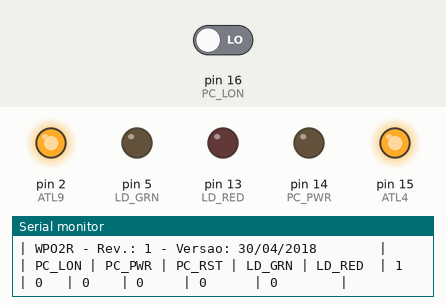
Bench run of a sketch on a simulated Arduino Uno, built with avr-gcc and run on an emulated ATmega328P. Parts: output pins drawn as LEDs (lit = HIGH), the last lines printed to the serial monitor. The inputs (shaded band) are chosen by the test bench; at power-on: pin 16 (PC_LON) LOW. Pins used as bus, display or sensor lines are not drawn.

Above: at 0.09 s.
At 0.9 s:
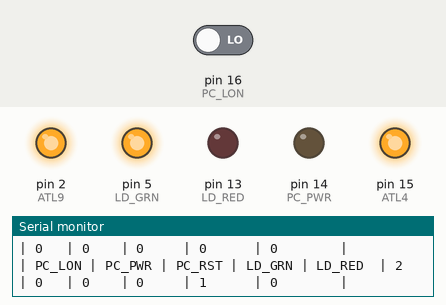
At 1.75 s:
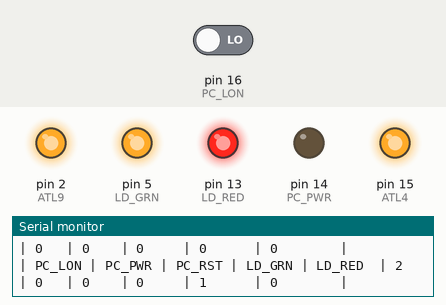
At 3.3 s:
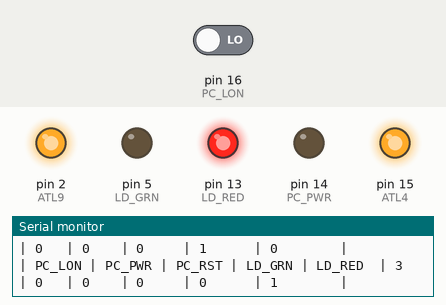
At 5.6 s:
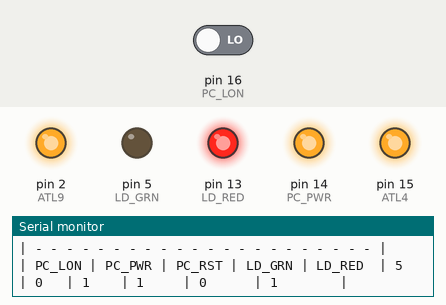
At 7.2 s:
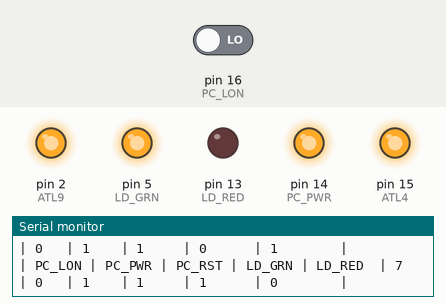
Timing chart, 0 to 8.3 s (numbered marks = the images above):
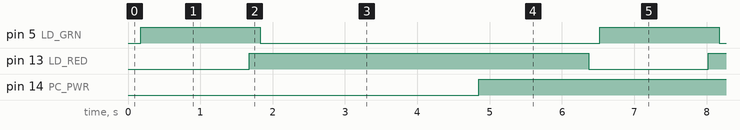

The sketch:

PO2v0LED.ino
```cpp
/* - - - - - - - - - - - - - - - - - - - - - - - - - - - - - - - - - - -*/
/*                    VERSAO RPi TESTE DO CODIGO - UPDATED 050118
               VERAO 3.0           DATA: 01072017
               COMPILADO NA VERSAO ARDUINO: 1.8.1
               __________________________________
                PLACA WIFI ESP8266-07 AT THINKER
                PROGRAMA: MINI ESTACAO CLIMATICA
                CONTÃ‰M SENSORES: BMP-180 E DHT22
               __________________________________
               CONFIGURACAO PLACA GRAVACAO - ESP-07
               FUNCIONA COM BIBLIOTECE ESP-07 COMMUNITY ATE VERSAO 2.3.0
               ATENCAO - VERSAO 2.4 NAO FUNCIONA PARA ESTE MODELO ESP-07
               __________________________________
               ATENCAO NAO COMPILAR ESP-07 NA VERSAO 2.4 OU SUPERIOR!!!!
               __________________________________
               PLACA:             GENERIC ESP8266 MODULE
               FLASH MODE:        DIO
               FLASH SIZE:        1M (512K SPIFFS)
               DEBUG PORT:        DISABLED <--<
               DEBUG LEVEL:       RIEN <--<
               RESET MOTHOD:      ck
               FLASH FREQUENCY:   40 MHz
               CPU FREQUENCY:     80 MHz
               UPLOAD SPEED:      115200
               PORTA: PORTA ESP CONECTADA AO COMPUTADOR
               __________________________________
               CONFIGURACAO PLACA GRAVACAO - ESP-12E
               PLACA:             NODE MCU 1.0 (ESP-12E MODULE)
               CPU FREQUENCY:     80 MHz
               FLASH SIZE:        4M (1M SPIFFS)
               UPLOAD SPEED:      115200
               PORTA: PORTA ESP CONECTADA AO COMPUTADOR
               __________________________________                       */
/* - - - - - - - - - - - - - - - - - - - - - - - - - - - - - - - - - - -*/
/*   CADA GPIO POSSUI UMA IDENTIFICACAO ESPECIFICA
     PORTAS UTILIZADAS NAS PLACAS DA MINI ESTACAO CLIMATICA
     ATL3     >--> GPIO-16
     ATL4     >--> GPIO-14
     ATL5     >--> GPIO-12 + LED1
     ATL7     >--> GPIO-05 + SCL >--> PULLUP INTERNO / SENSOR BMP-180 (PRESSAO)
     ATL8     >--> GPIO-04 + SDA >--> PULLUP INTERNO / SENSOR BMP-180 (PRESSAO)
     /RST     >--> ---[10k]--+3V3  -//- JUMPER COM 0V P/ "RESET"
                   +++[103]---CERAMIC CAPACITOR
     CH-PD    >--> ---[10k]--+3V3 + 103 CERAMIC CAPACITOR
                   +++[103]---CERAMIC CAPACITOR
     GPIO-02  >--> ---[10k]--+3V3
     GPIO-00  >--> ---[10k]--+3V3  -//- JUMPER COM 0V P/ "FLASH"
     GPIO-15  >--> ---[10k]---0V
     RX + TX    >--> CONEXOES PARA GRAVADOR EXTERNO
     PROCEDIMENTO PARA GRAVACAO COM GRAVADOR FTDI
     FTDI-TX  >--> ATL-RX
     FTDI-RX  >--> ATL-TX
     FTDI-3V3 >--> ATL-3V3
     FTDI-0V  >--> ATL-0V
     NUNCA ALIMENTAR ESTE MODULO DIRETAMENTE PELO GRAVADOR
     OU USB DO COMPUTADOR! */
/* - - - - - - - - - - - - - - - - - - - - - - - - - - - - - - - - - - -*/
/* Blink without Delay
 Turns on and off a light emitting diode (LED) connected to a digital
 pin, without using the delay() function.  This means that other code
 can run at the same time without being interrupted by the LED code.
 The circuit:
 * Use the onboard LED.
 * Note: Most Arduinos have an on-board LED you can control. On the UNO, MEGA and ZERO
  it is attached to digital pin 13, on MKR1000 on pin 6. LED_BUILTIN is set to
  the correct LED pin independent of which board is used.
  If you want to know what pin the on-board LED is connected to on your Arduino model, check
  the Technical Specs of your board  at https://www.arduino.cc/en/Main/Products
 http://www.arduino.cc/en/Tutorial/BlinkWithoutDelay  */
/* - - - - - - - - - - - - - - - - - - - - - - - - - - - - - - - - - - -*/
// LIBRARIES TO WORK TOGETHER
/* - - - - - - - - - - - - - - - - - - - - - - - - - - - - - - - - - - -*/
#include       <Arduino.h>
//#include     <Wire.h>             // Needed for legacy versions of Arduino
//#include     <ESP8266WiFi.h>
//#include     <WiFiClient.h>
/* - - - - - - - - - - - - - - - - - - - - - - - - - - - - - - - - - - -*/
// PINOUTS - DEFINES - DESCRICOES
/* - - - - - - - - - - - - - - - - - - - - - - - - - - - - - - - - - - -*/
#define      LD_GRN        5         // GPIO-11  LD0 >--> LED GREEN - PO2
// ATENCAO - AQUI !!!!!!!!!! ADC NAO PODE SER USADO COM OSAIDA DIGITAL!!!
#define      LD_RED       13         // GPIO-13  LD1 >----> LED RED - PO2
#define      PC_LON       16         // GPIO-16 >--> ENT_PC_LED_ON_L
#define      PC_PWR       14         // GPIO-14 >--> SAI_PC_PWR_L
#define      PC_RST       12         // GPIO-12 >--> SAI_PC_RST_L
/* - - - - - - - - - - - - - - - - - - - - - - - - - - - - - - - - - - -*/
//#define      ATL7          5         // GPIO-05 + SCL >--> PULLUP INTERNO
//#define      ATL8          4         // GPIO-04 + SDA >--> PULLUP INTERNO
/* - - - - - - - - - - - - - - - - - - - - - - - - - - - - - - - - - - -*/
#define      ATL4         15         // GPIO-15 + ESTADO NORMAL DO ESP / PERMITE ROTINAS E RESTART
#define      ATL9          2         // GPIO-02 + LED NATIVO DO ESP8266 / PERMITE ROTINAS E RESTART
/* - - - - - - - - - - - - - - - - - - - - - - - - - - - - - - - - - - -*/
#define SERIAL_BAUD 115200
#define DATA_ATUAL  "30/04/2018"  // MODIFICAR p/ DATA ULTIMA ATUALIZACAO
/* - - - - - - - - - - - - - - - - - - - - - - - - - - - - - - - - - - -*/
unsigned times = 0;
/* - - - - - - - - - - - - - - - - - - - - - - - - - - - - - - - - - - -*/
// constants won't change. Used here to set a pin number :
//const int ledPin =  LED_BUILTIN;// the number of the LED pin
// Variables will change :
// int ledState = HIGH ;             // ledState used to set the LED
// Generally, you should use "unsigned long" for variables that hold time
// The value will quickly become too large for an int to store
// unsigned long previousMillis = 0;        // will store last time LED was updated
// constants won't change :
// const long interval = 1000;           // interval at which to blink (milliseconds)
/* - - - - - - - - - - - - - - - - - - - - - - - - - - - - - - - - - - -*/
// FUNCTION RESET PC
/* - - - - - - - - - - - - - - - - - - - - - - - - - - - - - - - - - - -*/
void ResetPC(){
Serial.print("PC_RST STATE: "); Serial.println(digitalRead(PC_RST));
/*

PC_RST = 1;
PC_RST = 0;
*/

Serial.print("PC_RST STATE: "); Serial.println(digitalRead(PC_RST));
}
/* - - - - - - - - - - - - - - - - - - - - - - - - - - - - - - - - - - -*/
// FUNCTION POWER OFF PC
/* - - - - - - - - - - - - - - - - - - - - - - - - - - - - - - - - - - -*/
void PoweroffPC(){
Serial.print("PC_PWR STATE: "); Serial.println(digitalRead(PC_PWR));
/* PC_PWR = 1;
PC_PWR = 0;
*/

Serial.print("PC_PWR STATE: "); Serial.println(digitalRead(PC_PWR));

}
/* - - - - - - - - - - - - - - - - - - - - - - - - - - - - - - - - - - -*/
// FUNCTION SHOW READER ALL I/O STATES AT THIS TIME
/* - - - - - - - - - - - - - - - - - - - - - - - - - - - - - - - - - - -*/
// FIRST OF ALL READ ALL GPIO
void IoNowState(){ times++;
Serial.print("| PC_LON | PC_PWR | PC_RST | LD_GRN | LD_RED  | ");
Serial.println(times);
Serial.print("| ");
Serial.print(digitalRead(PC_LON)); Serial.print("\t | ");
Serial.print(digitalRead(PC_PWR)); Serial.print("\t  | ");
Serial.print(digitalRead(PC_RST)); Serial.print("\t   | ");
Serial.print(digitalRead(LD_GRN)); Serial.print("\t    | ");
Serial.print(digitalRead(LD_RED)); Serial.println("\t      |");}
/* - - - - - - - - - - - - - - - - - - - - - - - - - - - - - - - - - - -*/
// SETUP - ALL SETTINGS
/* - - - - - - - - - - - - - - - - - - - - - - - - - - - - - - - - - - -*/
void setup() {
Serial.begin(SERIAL_BAUD);
Serial.println("\n| - - - - - - - - - - - - - - - - - - - - - - |");
Serial.println("| WI-FI POWER ON OFF RESET - REMOTE SYSTEM!   |");
Serial.println("| IDEALIZADO POR MARCUS!                      |");
Serial.println("| VERSAO INICIAL - ABR/2018!                  |");
Serial.println("| - - - - - - - - - - - - - - - - - - - - - - |");
Serial.print("| WPO2R - Rev.: 1 - Versao: ");
Serial.print(DATA_ATUAL); Serial.println("        |");
/* - - - - - - - - - - - - - - - - - - - - - - - - - - - - - - - - - - -*/
//  ESP8266 - SPECIFICS
/* - - - - - - - - - - - - - - - - - - - - - - - - - - - - - - - - - - -*/
  pinMode(ATL4, OUTPUT);     digitalWrite(ATL4, HIGH);   // GPIO-15 + ESTADO NORMAL DO ESP / HIGH
  pinMode(ATL9, OUTPUT);     digitalWrite(ATL9, HIGH);   // GPIO-02 + ESTADO NORMAL DO ESP / HIGH
/* - - - - - - - - - - - - - - - - - - - - - - - - - - - - - - - - - - -*/
// GPIO I/O SETTINGS AND INICIAL STATE - LOGIC LEVEL
/* - - - - - - - - - - - - - - - - - - - - - - - - - - - - - - - - - - -*/
pinMode(PC_LON, INPUT);         //digitalWrite(PC_PWR, LOW);  // PC_LON OFF
//pinMode(PC_LON, INPUT_PULLUP);  digitalWrite(PC_PWR, LOW);  // PC_LON OFF
pinMode(PC_PWR, OUTPUT);        //digitalWrite(PC_PWR, LOW);  // PC_PWR OFF
pinMode(PC_RST, OUTPUT);        //digitalWrite(PC_RST, LOW);  // PC_RST OFF
pinMode(LD_GRN, OUTPUT);        //digitalWrite(LD_GRN, LOW);  // LD_GRN OFF
pinMode(LD_RED, OUTPUT);        //digitalWrite(LD_RED, LOW);  // LD_GRN OFF
}   // END SETUP
/* - - - - - - - - - - - - - - - - - - - - - - - - - - - - - - - - - - -*/
// LOOP
/* - - - - - - - - - - - - - - - - - - - - - - - - - - - - - - - - - - -*/
void loop() { IoNowState();
/* - - - - - - - - - - - - - - - - - - - - - - - - - - - - - - - - - - -*/
/* here is where you'd put code that needs to be running all the time.
check to see if it's time to blink the LED; that is, if the difference
between the current time and last time you blinked the LED is bigger
than the interval at which you want to blink the LED. */
/* - - - - - - - - - - - - - - - - - - - - - - - - - - - - - - - - - - -*/
/* unsigned long currentMillis = millis();
if (currentMillis - previousMillis >= interval) { // save the last time you blinked the LED
previousMillis = currentMillis; // if the LED is off turn it on and vice-versa:
    if (ledState == LOW) {
      ledState = HIGH;
    } else {
      ledState = LOW;} // set the LED with the ledState of the variable:
    digitalWrite(ledPin, ledState);
    digitalWrite(LD_GRN, ledState);
    digitalWrite(LD_RED, ledState);
} //  END - ELAPSED TIME WITHOUT DELAY
/* - - - - - - - - - - - - - - - - - - - - - - - - - - - - - - - - - - -*/
digitalWrite(LD_RED, LOW);  // LD_RED ON
delay(150);
digitalWrite(LD_GRN, HIGH);  // LD_GRN OFF
IoNowState(); delay(1500);
digitalWrite(LD_RED, HIGH);  // LD_RED ON
delay(150);
digitalWrite(LD_GRN, LOW);  // LD_GRN OFF
IoNowState(); delay(1500);
// SAIDAS DIGITAIS
digitalWrite(PC_PWR, LOW);  // PC_PWR OFF
digitalWrite(PC_RST, LOW);  // PC_RST OFF
Serial.println("| - - - - - - - - - - - - - - - - - - - - - - |");
Serial.println("| PC_PWR >--> NLS [1] - - - - - - - - - - - - |");
Serial.println("| PC_RST >--> NLS [1] - - - - - - - - - - - - |");
Serial.println("| - - - - - - - - - - - - - - - - - - - - - - |");
IoNowState(); delay(1500);
digitalWrite(PC_PWR, HIGH);  // PC_PWR ON
digitalWrite(PC_RST, HIGH);  // PC_RST ON
Serial.println("| - - - - - - - - - - - - - - - - - - - - - - |");
Serial.println("| PC_PWR >--> NLI [0] - - - - - - - - - - - - |");
Serial.println("| PC_RST >--> NLI [0] - - - - - - - - - - - - |");
Serial.println("| - - - - - - - - - - - - - - - - - - - - - - |");
IoNowState(); delay(1500);
} // END MAIN LOOP!
/* - - - - - - - - - - - - - - - - - - - - - - - - - - - - - - - - - - -*/
// END
/* - - - - - - - - - - - - - - - - - - - - - - - - - - - - - - - - - - -*/
```

Measured:
- by itself, pin 5 (LD_GRN): alternates HIGH for 1.7 s and LOW for 4.7 s
- by itself, pin 13 (LD_RED): alternates HIGH for 4.7 s and LOW for 1.7 s
- by itself, pin 14 (PC_PWR): alternates HIGH for 4.8 s and LOW for 1.5 s
